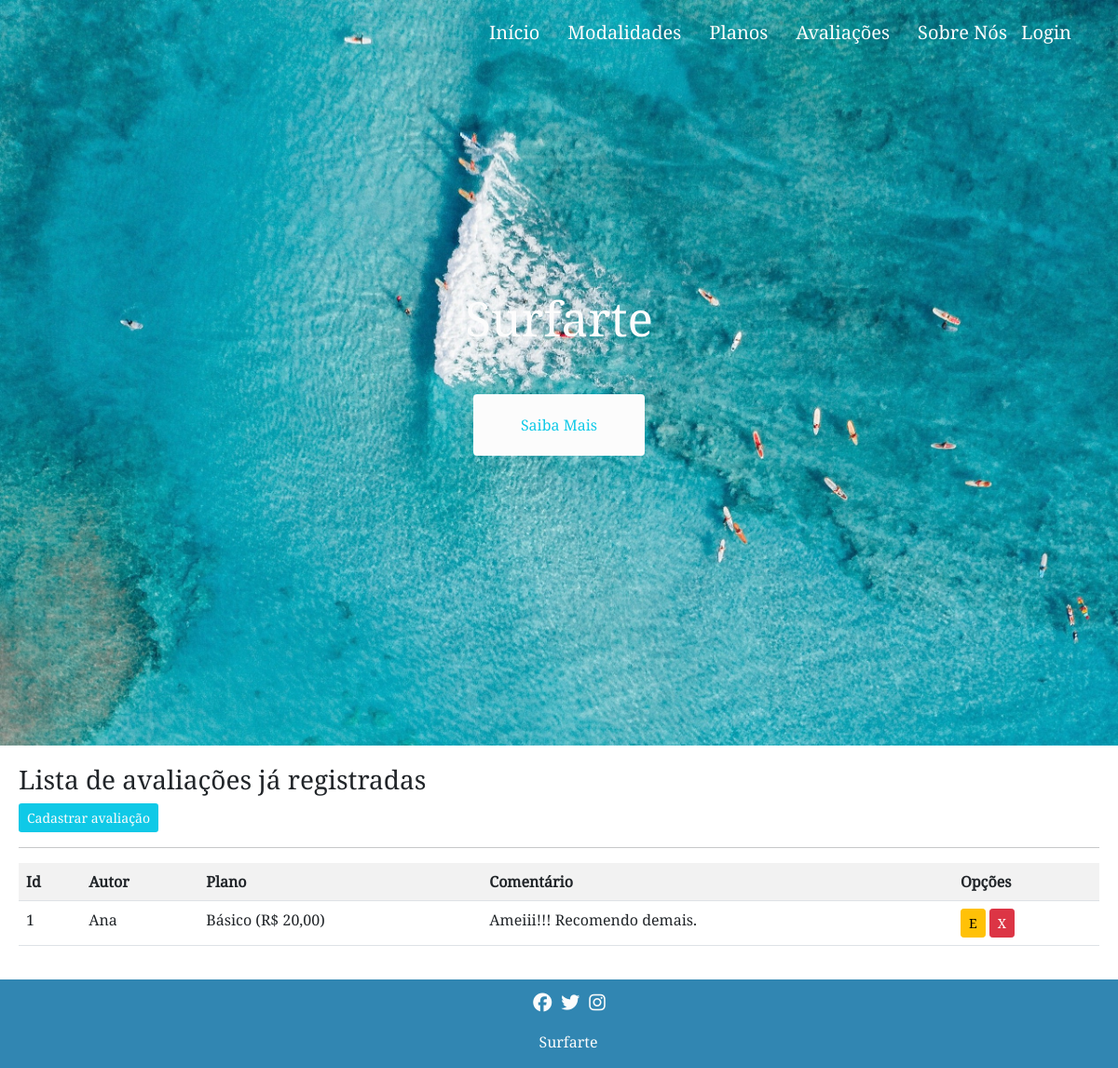
The app's page /exibir/avaliacao/ with its own data.
### cadastros/models.py (models this page shows, shortened)
class Avaliacao(models.Model):
    autor = models.ForeignKey(User, on_delete=models.PROTECT, null=True)
    plano = models.ForeignKey(Plano, on_delete=models.PROTECT)
    comentario = models.TextField(verbose_name='Comentário')

class Plano(models.Model):
    MANHA = 'MANHÃ'
    TARDE = 'TARDE'
    NOITE = 'NOITE'
    FLEXIVEL = 'FLEXÍVEL'
    momento = [(MANHA, 'MANHÃ'), (TARDE, 'TARDE'), (NOITE, 'NOITE'), (FLEXIVEL, 'FLEXÍVEL') ]
    nome = models.CharField(max_length=50)
    preco = models.CharField(verbose_name="Preço", max_length=100)
    dias = models.IntegerField(verbose_name="Quantidade de dias na semana")
    horario = models.CharField(
        max_length=10,
        choices=momento,
        verbose_name='Horário'
    )
    detalhes = models.CharField(max_length=100, null=True, blank=True)
    def __str__(self):
        return "{} ({})".format(self.nome, self.preco)

### cadastros/views.py (the view)
# urls.py: path('exibir/avaliacao/', AvaliacaoList.as_view(), name='exibir-avaliacao'),
class AvaliacaoList(ListView):
    model = Avaliacao
    template_name = 'cadastros/listas/avaliacao.html'

### cadastros/templates/cadastros/listas/avaliacao.html (shortened to what this page needs)
{% extends 'modelo.html' %}
{% load static %}
{% block main %}
<link rel="stylesheet" type="text/css" href="{% static 'css/estilo_listas.css' %}">
<main>
    <h3>Lista de avaliações já registradas</h3>
    <a href="{% url 'cadastrar-avaliacao' %}" class="btn btn-sm" id="btn_cadastrar">Cadastrar avaliação</a>
    <hr>
    <div class="table-responsive">
        <table class="table table-striped">
            <tr>
                <th>Id</th>
                <th>Autor</th>
                <th>Plano</th>
                <th>Comentário</th>
                <th>Opções</th>
            </tr>
            {% for avaliacao in object_list %}
            <tr>
                <td>{{ avaliacao.pk }}</td>
                <td>{{ avaliacao.autor }}</td>
                <td>{{ avaliacao.plano }}</td>
                <td>{{ avaliacao.comentario }}</td>
                <td>
                    <a href="{% url 'editar-avaliacao' avaliacao.pk %}" class="btn btn-warning btn-sm" title="Editar" id="btn-opcoes">E</a>
                    <a href="{% url 'excluir-avaliacao' avaliacao.pk %}" class="btn btn-danger btn-sm" title="Excluir" id="btn-opcoes">X</a>
                </td>
            </tr>
            {% empty %}
            <tr>
                <td colspan="5">Nenhum campo registrado!</td>
            </tr>
            {% endfor %}
        </table>
    </div>
</main>
{% endblock %}

### static/css/estilo.css (style rules this page uses)
* { margin: 0; font-size: 100%; padding: 0; box-sizing: border-box;font-family: 'NotoS'; }
a { text-decoration: none; opacity: 1; color: #FCFCFC; font-size: 20px; }

### static/css/estilo_listas.css (style rules this page uses)
main { margin: 20px; }
#btn_cadastrar { background-color: #0FC9E7; color: #FCFCFC; }

### records on screen
Avaliacao: pk "1", autor "Ana", plano "Básico (R$ 20,00)", comentario "Ameiii!!! Recomendo demais."
